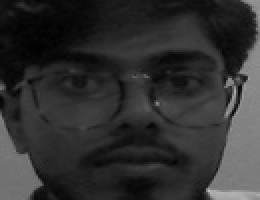
#> input picture 7_facerecognisation/dataset/aditya/1.jpg, 130 x 100 px, given in place of the camera (shown 2 times larger)
$ python facedetec_1.py
#> lines starting #> are read from the running program, lines starting #| are printed output that depends on the picture; after the words box and inside, x2 and y2 are one past the last pixel; in counts of white or black regions, pixels touching at a corner belong together
#create database on it own
import cv2
import os
dataset = "dataset"
name="avinash"
path=os.path.join(dataset,name)
if not os.path.isdir(path):
    os.mkdir(path)
(width,height)=(130,100)
alg="haarcascade_frontalface_default.xml"
haar_cascade=cv2.CascadeClassifier(alg)
cam=cv2.VideoCapture(0)

count=1
while count<31:
    print(count)
    _,img=cam.read()
#> img is the input picture: shape (100, 130, 3); min 1, max 190, mean 47.7
    grayImg=cv2.cvtColor(img,cv2.COLOR_BGR2GRAY)
    face=haar_cascade.detectMultiScale(grayImg,1.3,4)
#> face = [[27, 5, 89, 89]]
    for (x,y,w,h) in face:
        cv2.rectangle(img,(x,y),(x+w,y+h), (0,255,0),2)
        faceOnly=grayImg[y:y+h,x:x+w]
        resizeImg=cv2.resize(faceOnly,(width,height))
        cv2.imwrite("%s/%s.jpg"%(path,count),resizeImg)
        count+=1
#> this loop made 1 pass
#> (x, y, w, h, count) on pass 1: (27, 5, 89, 89, 2)
#> pass 1, `faceOnly=grayImg[y:y+h,x:x+w]`:
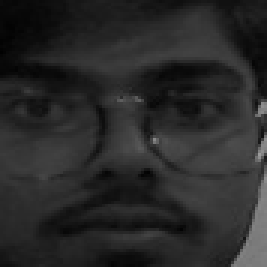
#> faceOnly: shape (89, 89) (shown 3 times larger); min 1, max 154, mean 41.1
#> pass 1, `resizeImg=cv2.resize(faceOnly,(width,height))`:
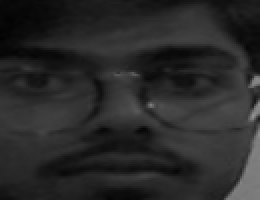
#> resizeImg: shape (100, 130) (shown 2 times larger); min 1, max 144, mean 41
#> after the loop:
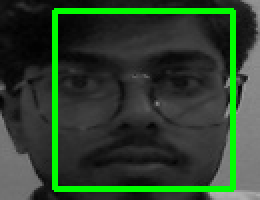
#> img: shape (100, 130, 3) (shown 2 times larger); 8.18% of pixels changed, all inside (x1, y1, x2, y2) = (26, 4, 118, 96)
#> after the loop, count = 2
    cv2.imshow("faceDetection",img)
    key=cv2.waitKey(10)
#> (key q is pressed here)
    if key==ord("q"):
        break
print("image capture sucessfully")
cam.release()

$ run again, on 7_facerecognisation/dataset/aditya/10.jpg
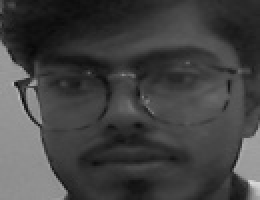
#> input picture 7_facerecognisation/dataset/aditya/10.jpg, 130 x 100 px, given in place of the camera (shown 2 times larger)
#> img is the input picture: shape (100, 130, 3); min 8, max 220, mean 66.3
#> face = [[19, 4, 89, 89]]
#> the loop `for (x,y,w,h) in face:` made 1 pass
#> (x, y, w, h, count) on pass 1: (19, 4, 89, 89, 2)
#> pass 1, `resizeImg=cv2.resize(faceOnly,(width,height))`:
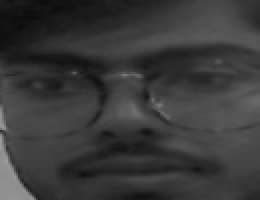
#> resizeImg: shape (100, 130) (shown 2 times larger); min 12, max 155, mean 57.2
#> after the loop `for (x,y,w,h) in face:`:
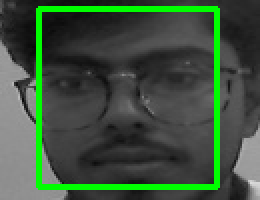
#> img: shape (100, 130, 3) (shown 2 times larger); 8.18% of pixels changed, all inside (x1, y1, x2, y2) = (18, 3, 110, 95)
#> after the loop `for (x,y,w,h) in face:`: count = 2
